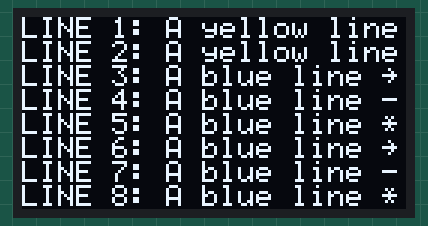
A sketch run on a simulated Arduino Uno, built with avr-gcc and run on an emulated ATmega328P. On the bench: 128×64 one-colour display.

Above: at 0.1 s.

The sketch:

template.ino
```cpp
// Test for minimum program size.

#include <Wire.h>
#include "SSD1306Ascii.h"
#include "SSD1306AsciiWire.h"

#define I2C_ADDRESS 0x3C // 7bit address, 8bit address is 0x78

SSD1306AsciiWire oled;
//------------------------------------------------------------------------------
void setup() {
  Wire.begin();
  Wire.setClock(400000L);
  oled.begin(&Adafruit128x64, I2C_ADDRESS);
  oled.setFont(System5x7);
  oled.clear();
  oled.println("LINE 1: A yellow line");
  oled.println("LINE 2: A yellow line");
  oled.println("LINE 3: A blue line ~");
  oled.println("LINE 4: A blue line -");
  oled.println("LINE 5: A blue line *");
  oled.println("LINE 6: A blue line ~");
  oled.println("LINE 7: A blue line -");
  oled.println("LINE 8: A blue line *");
}
//------------------------------------------------------------------------------
void loop() {}
```
